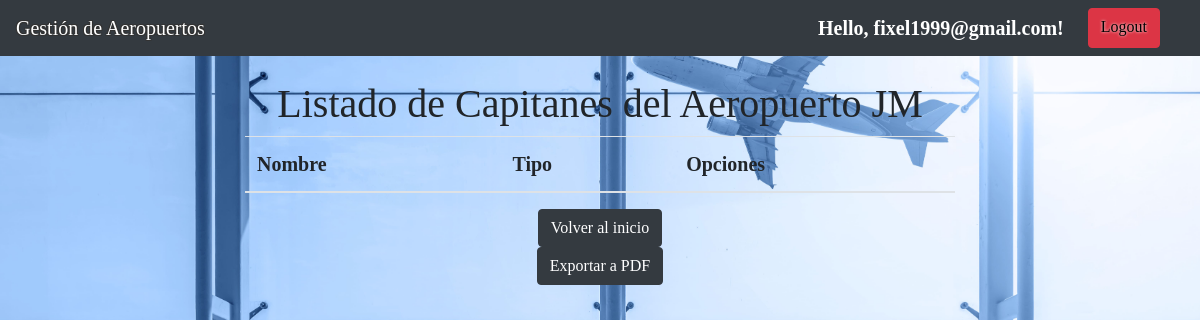
The app's page /snd_consulta/ (signed in), older data.
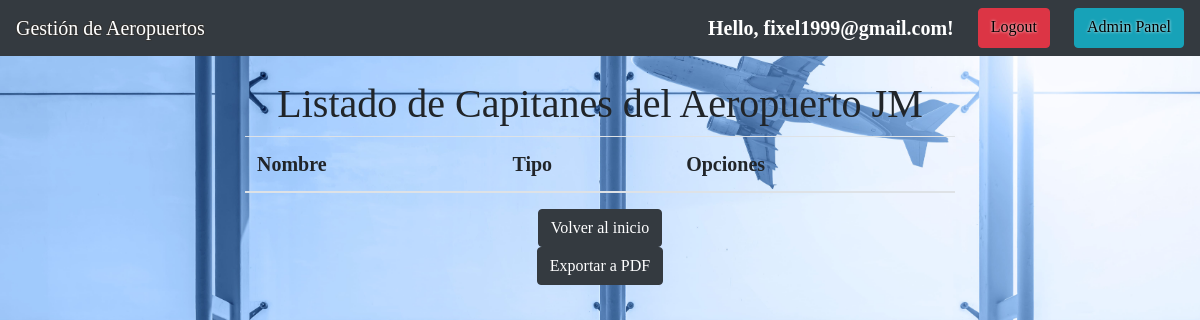
The same page, newer data.
### apps/views/listar.py (the view)
# urls.py: path('snd_consulta/', views.listar.snd_consulta),
def snd_consulta(request):
    consulta = (Arribo.objects.filter(Id_V__No_Mat__Id_D=F('Id_C'), Caracter='capitan',
                                      Id_V__Id_A__Nom_A='Jose Marti').select_related('Id_C')).values_list(
        'Id_C__Nom_C', 'Id_C__Tipo_C').order_by('Id_C__Tipo_C')
    campos = ['Nombre', 'Tipo']
    global dict1
    dict1 = {"campos": campos, "aeropuertos": consulta, "tabla": "", "name": "Capitanes del Aeropuerto JM"}
    return render(request, "listados.html", dict1)

### apps/templates/listados.html (shortened to what this page needs)
{% extends "./index.html" %}
{% block body %}
    <div class="col-sm-12 col-md-6 col-lg-8 col-xl-8">
        {% if campos %}
            <h1>Listado de {{ name }}</h1>
            <table class="span1 table table-striped">
                <thead>
                <tr>
                    {% for a in campos %}
                        <th>{{ a }}</th>
                    {% endfor %}
                    {% if tabla != "consulta" %}
                        <th colspan="2">Opciones</th>
                    {% endif %}
                </tr>
                </thead>
            </table>
            <a class="btn btn-dark" href="/">Volver al inicio</a>
            <div class="footer">
                <a class="btn btn-dark" href="../export/">Exportar a PDF</a>
            </div>
        {% endif %}
    </div>
    </div>
{% endblock %}

### apps/templates/index.html (shortened to what this page needs)
<!DOCTYPE html>
<html lang="en">
<head>
    {% load static %}
    <link rel="stylesheet" href="https://cdn.jsdelivr.net/npm/bootstrap@4.5.3/dist/css/bootstrap.min.css"
>
    <link rel="stylesheet" href="{% static 'css/gestionAeropuerto.css' %}">
</head>
<body>
    <nav class="flex navbar navbar-expand-lg navbar-dark bg-dark white justify-content-between">
      <a class="navbar-brand stroke" href="/">Gestión de Aeropuertos</a>
        {% if user.is_authenticated %}
        <div class="d-flex">
          <h5 class="times mr-4 text-white mt-2 ">Hello, {{user.email}}!</h5>
          <a class="btn btn-danger mr-4 glow" href="{% url 'logout' %}">Logout</a>
          {% if user.role == "AG" %}
            <a class="btn btn-info glow" href="/admin">Admin Panel</a>
          {% endif %}
        </div>
      {% else %}
        <div>
          <a class="btn btn-success glow" href="register/">Register</a>
            <a class="btn btn-success glow" href="accounts/login/">Login</a>
        </div>
      {% endif %}
    </nav>
    <div class="container py-4" align="center">
    {% if user.is_authenticated %}
        {% block body %}
        {% endblock %}
    {% else %}
        <h3 class=" span2 input face times" align="center">¡Usted no se ha logueado aun!</h3>
    {% endif %}
</body>
</html>

Row changes from the older to the newer data that the page shows:
changed Usuario "fixel1999@gmail.com": role "AA" → "AG" (drawn)
Text that changed along with them:
text now shown: "Admin Panel"
